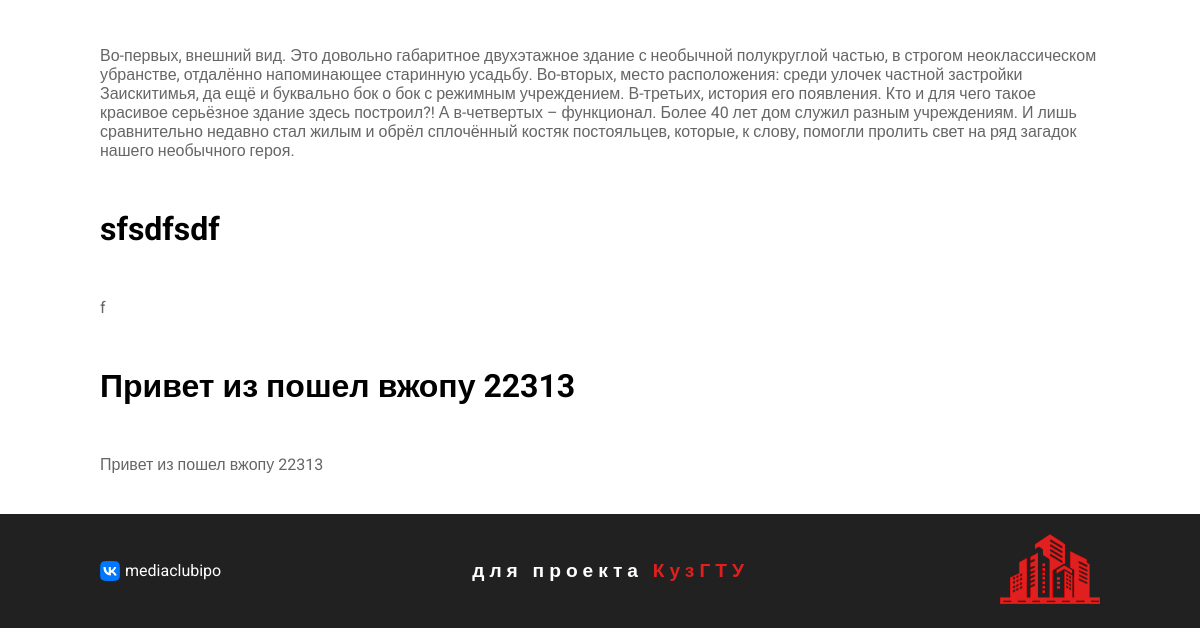
/category/doma (lower part), run on an earlier commit of the app's database.
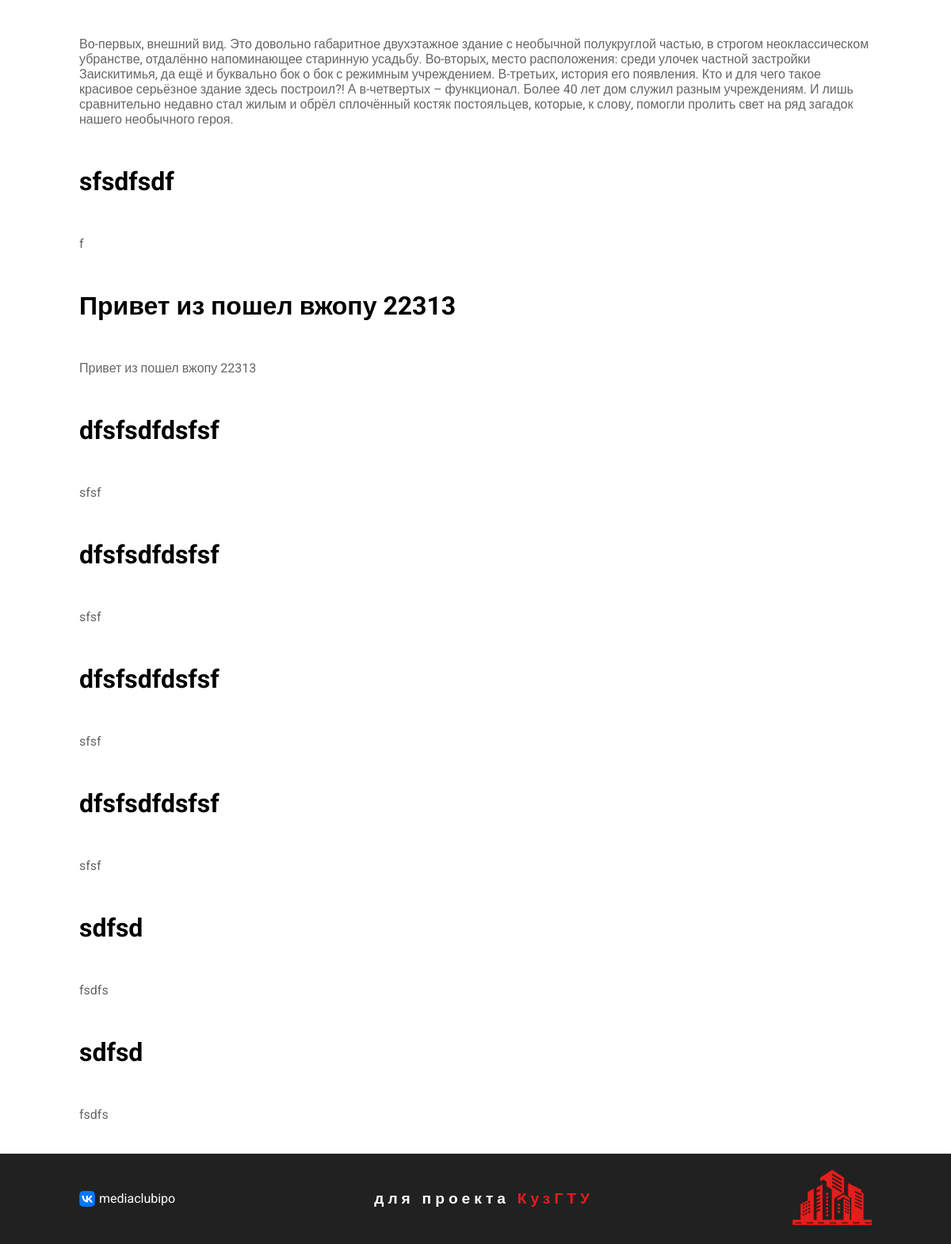
And on a later commit of the database.
### streets/models.py (models this page shows, shortened)
class Posts(models.Model):
	title = models.CharField(verbose_name='Заголовок', max_length=255)
	description = models.TextField(verbose_name='Краткое описание')
	content = HTMLField(verbose_name='Контент')
	preview = models.ImageField(verbose_name='Картинка для превью', upload_to='photos/')
	date_create = models.DateField(verbose_name='Дата создания поста', auto_now_add=True, blank=True, null=True)
	date_update = models.DateField(verbose_name='Дата обновления поста', auto_now=True, blank=True, null=True)
	views = models.IntegerField(verbose_name='Просмотры', default=0, null=True, blank=True)
	video = models.FileField(verbose_name='Видео', upload_to='videos/', blank=True, null=True)
	slug = AutoSlugField(verbose_name='Слаг',unique=True, max_length=255, db_index=True, populate_from='title', slugify_function=lambda a: pytils.translit.slugify(a))
	is_published = models.BooleanField(verbose_name='Опубликовать', default=True)
	category = models.ForeignKey(verbose_name='Категория поста', to=Categories, on_delete=models.CASCADE, blank=True, null=True, related_name='category_posts')
	class Meta:
		verbose_name = 'Пост'
		verbose_name_plural = 'Посты'

### streets/views.py (the view)
# urls.py: path('category/<slug:category_slug>', views.category, name='category'),
def category(request, category_slug):
	posts = get_object_or_404(Categories, slug=category_slug)
	posts = posts.category_posts.all()
	return render(request, 'category_posts.html', {'posts': posts, 'scroll': True})

### streets/templates/category_posts.html
{% extends 'base.html' %}
{% load static %}
{% block content %}
{% for post in posts %}
<h1>{{ post.title }}</h1>
<p>{{ post.description }}</p>
{% endfor %}
{% endblock %}

What changed in the data, as far as the page shows it:
added Posts: title "dfsfsdfdsfsf", description "sfsf"
added Posts: title "dfsfsdfdsfsf", description "sfsf"
added Posts: title "dfsfsdfdsfsf", description "sfsf"
added Posts: title "dfsfsdfdsfsf", description "sfsf"
added Posts: title "sdfsd", description "fsdfs"
added Posts: title "sdfsd", description "fsdfs"
